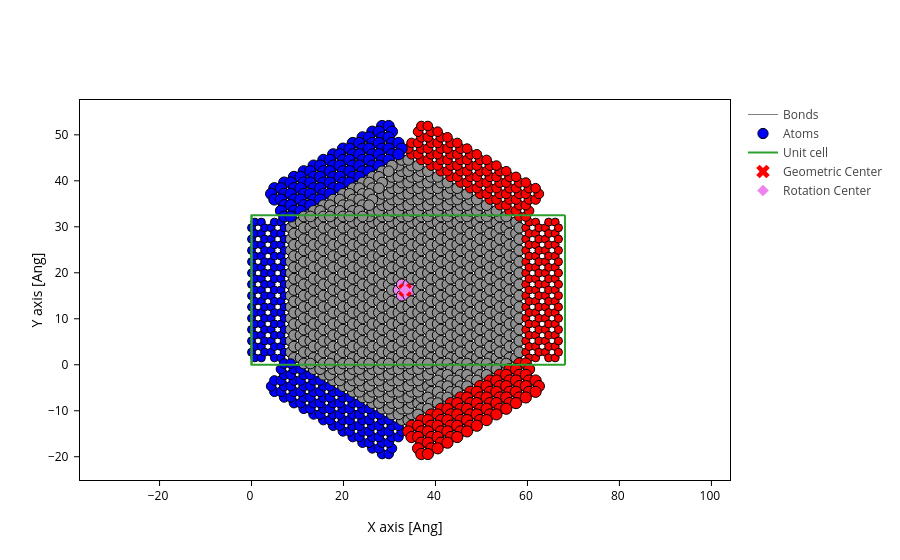

The notebook cell this image was saved under:
### Code cell
a_style = mark_electrode((lr_idxs))
plot_with_center(d, atoms_style=a_style)

### Figure 1 — Plotly figure (JSON) as saved in the notebook; plotly's stock layout.template omitted (floating-point values rounded to 4 significant figures; data arrays with more than 128 entries replaced by an {"elided": "..."} marker saying what was removed)
{"data": [{"line": {"color": "gray", "width": 1}, "meta": {}, "mode": "lines", "name": "Bonds", "opacity": 1, "type": "scatter", "x": {"elided": "44982 float values"}, "y": {"elided": "44982 float values"}}, {"marker": {"color": {"elided": "1464 str values"}, "line": {"color": "black", "width": 1}, "opacity": 1, "size": {"elided": "1464 float values"}}, "meta": {}, "mode": "markers", "name": "Atoms", "opacity": 1, "type": "scatter", "x": {"elided": "1464 float values"}, "y": {"elided": "1464 float values"}}, {"meta": {}, "mode": "lines", "name": "Unit cell", "type": "scatter", "x": [0.0, 0.0, 68.16, 68.16, 0.0, 0.0, NaN, 0.0, 0.0, 0.0, 68.16, 68.16, 0.0, NaN, 68.16, 68.16, NaN, 68.16, 68.16], "y": [0.0, 32.51, 32.51, 32.51, 32.51, 32.51, NaN, 32.51, 0.0, 0.0, 0.0, 0.0, 0.0, NaN, 32.51, 0.0, NaN, 32.51, 0.0]}, {"marker": {"color": "red", "size": 12, "symbol": "x"}, "mode": "markers", "name": "Geometric Center", "type": "scatter", "x": [33.37], "y": [16.26]}, {"marker": {"color": "violet", "size": 9, "symbol": "diamond"}, "mode": "markers", "name": "Rotation Center", "type": "scatter", "x": [33.37], "y": [16.26]}], "layout": {"scene": {"aspectmode": "data", "xaxis": {"title": {"text": "X axis [Ang]"}}, "yaxis": {"title": {"text": "Y axis [Ang]"}}}, "xaxis": {"scaleanchor": "y", "scaleratio": 1, "title": {"text": "X axis [Ang]"}}, "yaxis": {"title": {"text": "Y axis [Ang]"}}}}
